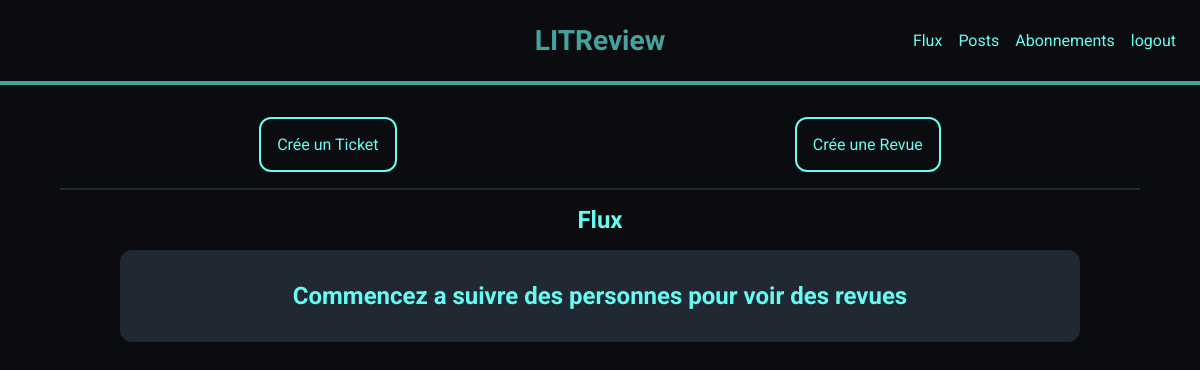
The page /flux (signed in) on the database as committed earlier.
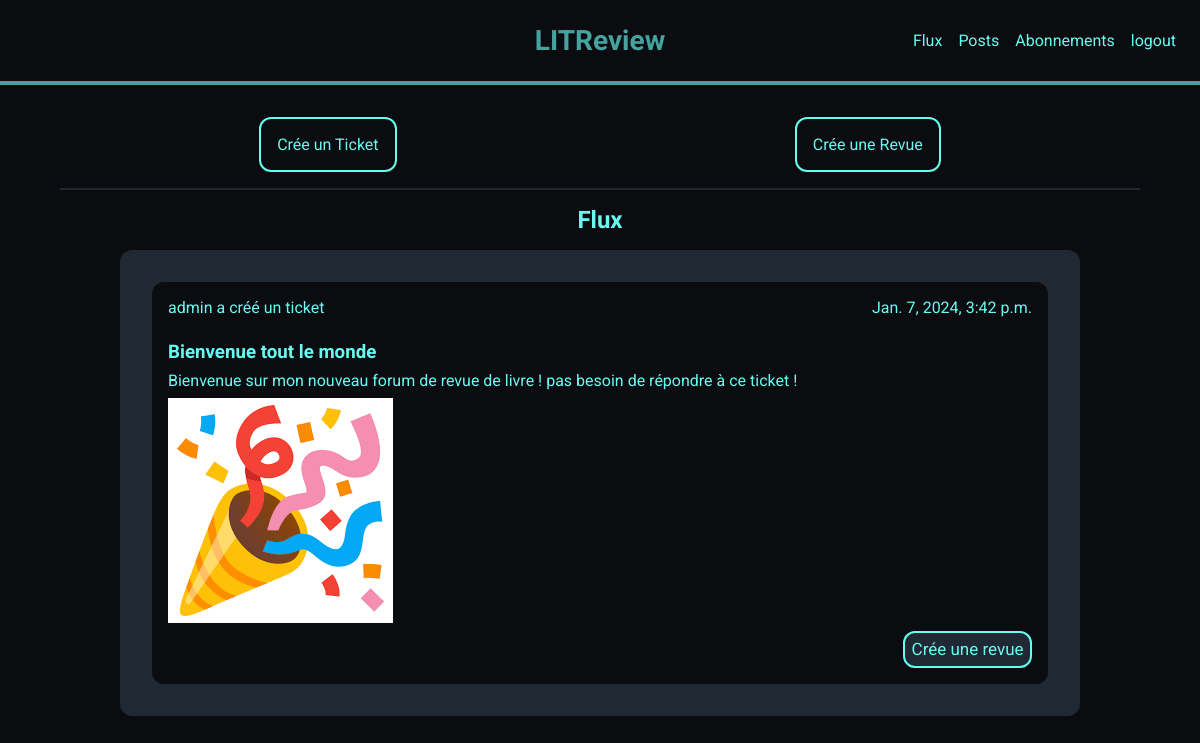
The same page on the database as committed later.
### blog/models.py (models this page shows)
class Ticket(models.Model):
    title = models.CharField(max_length=128)
    description = models.TextField(max_length=2048, blank=True)
    user = models.ForeignKey(settings.AUTH_USER_MODEL, on_delete=models.CASCADE)
    image = models.ImageField(null=True, blank=True)
    time_created = models.DateTimeField(auto_now_add=True)

### blog/views.py (the view)
# urls.py: path('flux', blog.views.flux_page, name='flux'),
@login_required
def flux_page(request):
    reviews, no_review = get_users_viewable_reviews(request.user)
    reviews = reviews.annotate(content_type=Value('REVIEW', CharField()))
    no_review = no_review.annotate(content_type=Value('REVIEW', CharField()))
    tickets = get_users_viewable_ticket(request.user)
    tickets = tickets.annotate(content_type=Value('TICKET', CharField()))
    unique_tickets = []
    for ticket in tickets: #check si le ticket a deja une revue si oui on le prend pas en tant que ticket mais en tant que revue
        if not ticket.review_set.exists(): #https://docs.djangoproject.com/en/5.0/topics/db/queries/ search for _set
            unique_tickets.append(ticket)
    posts = sorted(
        chain(reviews, unique_tickets, no_review), ## merci le cahier des charges xD (a moitié au final mdr)
        key=lambda post: post.time_created,
        reverse=True
    )
    return render(request, 'blog/flux.html', {'posts': posts})

### users/utils.py (called while the page is built)
def get_users_viewable_reviews(user):
    followed_users = UserFollows.objects.filter(user=user).values_list('followed_user', flat=True)
    followed_users = list(followed_users) + [user.id]
    blocked_user = UserBlock.objects.filter(user=user).values_list("blocked_user", flat=True)
    viewable_reviews = Review.objects.filter(user__in=followed_users)
    user_tickets = Ticket.objects.filter(user=user)
    no_viewable_reviews = Review.objects.filter(ticket__in=user_tickets).exclude(user__in=followed_users).exclude(user__in=blocked_user)
    return viewable_reviews, no_viewable_reviews

def get_users_viewable_ticket(user):
    followed_users = UserFollows.objects.filter(user=user).values_list('followed_user', flat=True)
    followed_users = list(followed_users) + [user.id]
    viewable_tickets = Ticket.objects.filter(user__in=followed_users)
    return viewable_tickets

### blog/templates/blog/flux.html (shortened to what this page needs)
{% extends 'blog/base.html' %}
{%load static%}
{% block extra_styles %}
    <link rel="stylesheet" href="{% static 'blog/flux.css' %}" />
{% endblock %}
{% block content %}
    <div class="container_flux">
        <div class="container_create_post">
            <div class="choice_post">
                <a class="a_btn" href="/ticket">Crée un Ticket</a>
            </div>
            <div class="choice_post">
                <a class="a_btn" href="/review">Crée une Revue</a>
            </div>
        </div>
        <h2>Flux</h2>
        <div class="container_post">
            {%if posts%}
                {% for post in posts %}
                    {% if post.content_type == "REVIEW" %}
                        <div class="container_review">
                            <div class="header_review">
                                <p>{{ post.user }} a créé une revue</p>
                                <p>{{ post.time_created }}</p>
                            </div>
                            <h3>{{ post.headline }}</h3>
                            <p>{{ post.body }}</p>
                            <div class="container_stars">
                                {% for _ in "x"|rjust:post.rating %}
                                    <i class="fa-solid fa-star"></i>
                                {% endfor %}
                            </div>
                            <div class="ticket_in_review">
                                <p>Ticket - {{post.ticket.user}}</p>
                                <h4>{{post.ticket.title}}</h4>
                                <p>{{post.ticket.description}}</p>
                                {% if post.ticket.image %}
                                    <a href="/media/{{ post.ticket.image }}"><img class="img_post" src="/media/{{ post.ticket.image }}" /></a>
                                {% endif %}
                            </div>
                        </div>
                    {% else%}
                        <div class="container_ticket">
                            <div class="header_ticket">
                                <p>{{ post.user }} a créé un ticket</p>
                                <p>{{ post.time_created }}</p>
                            </div>
                            <h3>{{ post.title }}</h3>
                            <p>{{ post.description }}</p>
                            {% if post.image %}
                                <a href="/media/{{ post.image }}"><img class="img_post" src="/media/{{ post.image }}" /></a>
                            {% endif %}
                            <div class="container_del_mod">
                                <a class="del_btn" href="/reply?ticketid={{post.id}}">Crée une revue</a>
                            </div>
                        </div>
                    {% endif %}
                {% endfor %}
            {%else%}
                <h2 class="mange_curly">Commencez a suivre des personnes pour voir des revues</h2>
            {%endif%}
        </div>
    </div>
{% endblock %}

### blog/templates/blog/base.html (shortened to what this page needs)
{%load static%}
<html>
    <head>
        <link rel="stylesheet" href="{% static 'blog/styles.css' %}" />
        {% block extra_styles %}{% endblock %}
    </head>
    <body>
        <div class="header">
            <p class="header_title">LITReview</p>
            <div class="nav side_header">
                <a class="a_nav" href="/flux">Flux</a>
                <a class="a_nav" href="/post">Posts</a>
                <a class="a_nav" href="/abonnement">Abonnements</a>
                <a class="a_nav" href="/logout">logout</a>
            </div>
        </div>
        {% block content %}{% endblock %}
    </body>
</html>

### blog/static/blog/styles.css (style rules this page uses)
*, *::before,*::after { box-sizing: border-box; }
* { margin: 0; padding: 0; border: 0 solid transparent; font-family: 'Roboto', sans-serif; }
body { background-color: #0B0C10 }
.header { margin: 0; padding: 1.5rem; display: flex; justify-content: space-between; align-items: center; background-color: #0B0C10; border-bottom: solid 4px #45A29E; color: #45A29E; }
.header_title { font-size: 28px; font-weight: bold; }
.a_nav { text-decoration: none; color: #66FCF1; }
.nav { display: flex; justify-content: flex-end; gap: 1rem; }
.side_header { min-width: 30%; }

### blog/static/blog/flux.css (style rules this page uses)
.container_flux { color: #66FCF1; display: flex; flex-direction: column; align-items: center; margin-top: 1rem; }
.container_post { background-color: #1F2833; width: 80%; padding: 2rem; border-radius: 12px; margin-top: 1rem; display: flex; flex-direction: column; gap: 1.2rem; }
.container_ticket { background-color: #0B0C10; padding: 1rem; border-radius: 12px; display: flex; flex-direction: column; gap: .5rem; }
.header_ticket { display: flex; justify-content: space-between; margin-bottom: 1rem; }
.img_post { max-width: 500px; object-fit: content; }
.container_del_mod { display: flex; justify-content: flex-end; flex-direction: row; }
.del_btn { background-color: #1F2833; color: #66FCF1; padding: .4rem; border-radius: 12px; border: #66FCF1 solid 2px; cursor: pointer; text-decoration: none; font-size: 17px; }
.container_create_post { display: flex; justify-content: space-around; padding-top: 1rem; width: 90%; margin-bottom: 1rem; padding-bottom: 1rem; border-bottom: 2px solid #1F2833; }
.choice_post { color: #66FCF1; display: flex; flex-direction: column; align-items: center; gap: .7rem; }
.a_btn { text-decoration: none; color: #66FCF1; border-radius: 12px; padding: 1rem; border: 2px solid #66FCF1;; }

Rows that differ between the two databases and show on the page:
added Ticket: user "admin", time_created "Jan. 7, 2024, 3:42 p.m.", title "Bienvenue tout le monde", description "Bienvenue sur mon nouveau forum de revue de livre ! pas besoin de répondre à ce ticket !", image (picture)
Other text that changed with them:
text no longer shown: "Commencez a suivre des personnes pour voir des revues"
